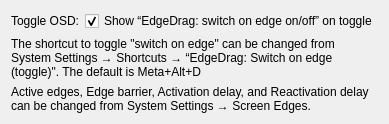
<?xml version="1.0" encoding="UTF-8"?>
<ui version="4.0">
    <class>ConfigUI</class>
    <widget class="QWidget" name="ConfigUI">
        <layout class="QFormLayout" name="formLayout">
            <item row="0" column="0">
                <widget class="QLabel" name="labelOSD">
                    <property name="text">
                        <string>Toggle OSD:</string>
                    </property>
                    <property name="buddy">
                        <cstring>kcfg_ShowToggleOSD</cstring>
                    </property>
                </widget>
            </item>
            <item row="0" column="1">
                <!-- Binds to KConfigXT entry "ShowToggleOSD" -->
                <widget class="QCheckBox" name="kcfg_ShowToggleOSD">
                    <property name="text">
                        <string>Show “EdgeDrag: switch on edge on/off” on toggle</string>
                    </property>
                    <property name="checked"><bool>true</bool></property>
                </widget>
            </item>

            <!-- Shortcut instructions -->
            <item row="1" column="0" colspan="2">
                <widget class="QLabel" name="labelShortcutInfo">
                    <property name="wordWrap"><bool>true</bool></property>
                    <property name="text">
                        <string>The shortcut to toggle "switch on edge" can be changed from System Settings → Shortcuts → “EdgeDrag: Switch on edge (toggle)". The default is Meta+Alt+D</string>
                    </property>
                </widget>
            </item>

            <!-- Screen edges / barrier / delays instructions -->
            <item row="2" column="0" colspan="2">
                <widget class="QLabel" name="labelEdgesInfo">
                    <property name="wordWrap"><bool>true</bool></property>
                    <property name="text">
                        <string>Active edges, Edge barrier, Activation delay, and Reactivation delay can be changed from System Settings → Screen Edges.</string>
                    </property>
                </widget>
            </item>
        </layout>
    </widget>
    <resources/>
    <connections/>
</ui>
